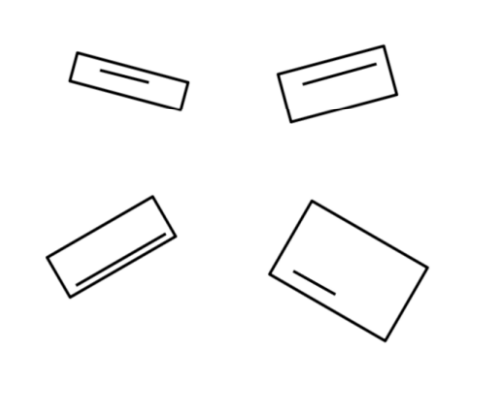
#> input picture rectangle.png, 478 x 400 px
$ python rectangle_numbering.py
#> lines starting #> are read from the running program, lines starting #| are printed output that depends on the picture; after the words box and inside, x2 and y2 are one past the last pixel; in counts of white or black regions, pixels touching at a corner belong together
import numpy as numpy
import cv2

        # [5 lines of commented-out code are left out]

rectangleMap = {}
valuesMap = {}

# function to take individual rectangle and store mean of lines
def lineMeanUpdate():
    if len(rectangleMap.keys())!=0:
        for rect in rectangleMap:
            location,image = rectangleMap[rect][0],rectangleMap[rect][1]
            _, t2 = cv2.threshold(image, 240 , 255, cv2.THRESH_BINARY)

            # subtracting two contours images to generate remaining line
            c2 , hir = cv2.findContours(t2, cv2.RETR_EXTERNAL, cv2.CHAIN_APPROX_NONE)
            c1 , hir = cv2.findContours(t2, cv2.RETR_CCOMP, cv2.CHAIN_APPROX_NONE)
            img2 = image.copy()
            img1 = image.copy()
            for c in c2:
                    apx = cv2.approxPolyDP(contour, 0.01*cv2.arcLength(contour,False),False)
                    cv2.drawContours(image=img2, contours=c, contourIdx=-1, color=(0, 255, 0), thickness=2, lineType=cv2.LINE_AA)

            for c in c1:
                    apx = cv2.approxPolyDP(contour, 0.01*cv2.arcLength(contour,False),False)
                    cv2.drawContours(image=img1, contours=c, contourIdx=-1, color=(0, 255, 0), thickness=2, lineType=cv2.LINE_AA)
            imgf = cv2.subtract(img2,img1)
            mask1 = cv2.morphologyEx(imgf,cv2.MORPH_OPEN,numpy.ones((2,2),dtype=numpy.uint8))
        #     imgf = abs(255-imgf)
            coords = cv2.findNonZero(mask1)
        #     x,y,w,h = cv2.boundingRect(coords)
            valuesMap[int(coords[0].mean())] = location
        # [18 lines of commented-out code are left out]
img = cv2.imread('rectangle.png')
#> img is the input picture: shape (400, 478, 3); min 0, max 255, mean 248.7
imgGry = cv2.cvtColor(img,cv2.COLOR_BGR2GRAY)

# function to set text on the basis of thir crosponding line mean
def setText():
        if len(valuesMap.keys())!=0:
                values = [i for i in valuesMap.keys()]
                values.sort(reverse=True)
                c=1
                for i,j in enumerate(values):
                        cv2.putText(img,str(i+1),valuesMap[j],cv2.FONT_HERSHEY_COMPLEX,0.5,(0,0,0))


# edged = cv2.Canny(imgGry,30,200)
count = 1
_, thrash = cv2.threshold(imgGry, 240 , 255, cv2.CHAIN_APPROX_NONE)
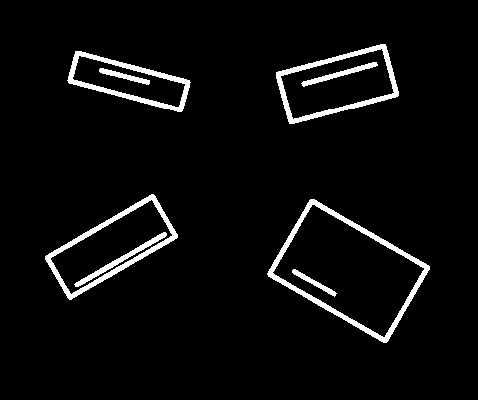
#> thrash: shape (400, 478); 4.4% white; 8 white regions
# contours , _ = cv2.findContours(thrash, cv2.RETR_EXTERNAL, cv2.CHAIN_APPROX_NONE)
contours , _ = cv2.findContours(thrash, cv2.RETR_EXTERNAL, cv2.CHAIN_APPROX_SIMPLE)
#> contours = 4 contours; box (x1, y1, x2, y2) and area: (267, 199, 430, 343) 12235, (45, 194, 178, 300) 6320, (276, 44, 399, 124) 6120, (67, 51, 191, 112) 3930
for contour in contours:
    approx = cv2.approxPolyDP(contour, 0.015*cv2.arcLength(contour,True),True)
#> (the run stopped early here; a loop or call above may not have finished)
